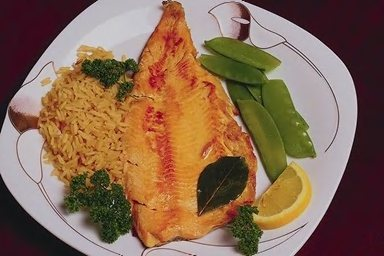
%> input picture example/99.jpg, 384 x 256 px
$ octave storage.m   (GNU Octave 9; MATLAB toolbox functions it lacks are replaced by stand-ins)
%> lines starting %> are read from the running program, lines starting %| are printed output that depends on the picture
%% <----- RGB Quantization  ----->

%   0-31    -> 000 -> 16
%   32-63   -> 001 -> 48
%   64-95   -> 010 -> 80
%   96-127  -> 011 -> 112
%   128-159 -> 100 -> 144
%   160-191 -> 101 -> 176
%   192-223 -> 110 -> 208
%   224-255 -> 111 -> 240

%% <-----      RGB Kod      ----->

f=imread('example/99.jpg');
%> f is the input picture: size 256x384x3 uint8; mean R, G, B 134.8, 104, 81
[N,M]=size(f(:,:,1));
%> N = 256; M = 384
for i=1:N
    for j=1:M
        RGB(i,j,1)=16;
        if f(i,j,1)>31
            RGB(i,j,1)=48;
        end
        if f(i,j,1)>63
            RGB(i,j,1)=80;
        end
        if f(i,j,1)>95
            RGB(i,j,1)=112;
        end
        if f(i,j,1)>127
            RGB(i,j,1)=144;
        end
        if f(i,j,1)>159
            RGB(i,j,1)=176;
        end
        if f(i,j,1)>191
            RGB(i,j,1)=208;
        end
        if f(i,j,1)>223
            RGB(i,j,1)=240;
        end
    end
end
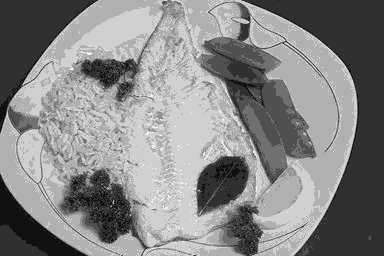
%> RGB: size 256x384 double; min 16, max 240, mean 134.2
for i=1:N
    for j=1:M
        RGB(i,j,2)=16;
        if f(i,j,2)>31
            RGB(i,j,2)=48;
        end
        if f(i,j,2)>63
            RGB(i,j,2)=80;
        end
        if f(i,j,2)>95
            RGB(i,j,2)=112;
        end
        if f(i,j,2)>127
            RGB(i,j,2)=144;
        end
        if f(i,j,2)>159
            RGB(i,j,2)=176;
        end
        if f(i,j,2)>191
            RGB(i,j,2)=208;
        end
        if f(i,j,2)>223
            RGB(i,j,2)=240;
        end
    end
end
for i=1:N
    for j=1:M
        RGB(i,j,3)=16;
        if f(i,j,3)>31
            RGB(i,j,3)=48;
        end
        if f(i,j,3)>63
            RGB(i,j,3)=80;
        end
        if f(i,j,3)>95
            RGB(i,j,3)=112;
        end
        if f(i,j,3)>127
            RGB(i,j,3)=144;
        end
        if f(i,j,3)>159
            RGB(i,j,3)=176;
        end
        if f(i,j,3)>191
            RGB(i,j,3)=208;
        end
        if f(i,j,3)>223
            RGB(i,j,3)=240;
        end
    end
end
%> RGB: size 256x384x3 double

g=uint8(RGB);
%imshow(g);
%imwrite(g,'rgbQuantization/99.jpg');


%% <----- HSV Quantization  ----->

% H             -> [0-1] 18 level kolay hesaplanmasi icin 0.55
% 0 - 0.055     -> 0.0275   0
% 0.056 - 0.110 -> 0.0825   1
% 0.111 - 0.165 -> 0.1375   2
% 0.166 - 0.220 -> 0.1925   3
% 0.221 - 0.275 -> 0.2475   4
% 0.276 - 0.330 -> 0.3025   5
% 0.331 - 0.385 -> 0.3575   6
% 0.386 - 0.440 -> 0.4125   7
% 0.441 - 0.495 -> 0.4675   8
% 0.496 - 0.550 -> 0.5225   9
% 0.551 - 0.605 -> 0.5775   10
% 0.606 - 0.660 -> 0.6325   11
% 0.661 - 0.715 -> 0.6875   12
% 0.716 - 0.770 -> 0.7425   13
% 0.771 - 0.825 -> 0.7975   14
% 0.826 - 0.880 -> 0.8525   15
% 0.881 - 0.935 -> 0.9075   16
% 0.936 - 1     -> 0.9625   17

% S & V         -> [0-1] 3 level
% 0 - 0.33      -> 0.165    0
% 0.34 - 0.66   -> 0.495    1
% 0.67 - 1      -> 0.825    2

% rgb2hsv kodu ilede degerler direk elde edilebilir.


%% <-----      HSV Kod      ----->

k=rgb2hsv(f);
%> k: size 256x384x3 double; mean H, S, V 0.465, 0.481, 0.533
%imshow(k);

for i=1:N
    for j=1:M
        HSV(i,j,1)=0.0275;
        HSV(i,j,2)=0.165;
        HSV(i,j,3)=0.165;
        if k(i,j,2)>0.33
            HSV(i,j,2)=0.495;
        end
        if k(i,j,3)>0.33
            HSV(i,j,3)=0.495;
        end
        if k(i,j,2)>0.66
            HSV(i,j,2)=0.825;
        end
        if k(i,j,3)>0.66
            HSV(i,j,3)=0.825;
        end
        if k(i,j,1)>0.055
            HSV(i,j,1)=0.0825;
        end
        if k(i,j,1)>0.11
            HSV(i,j,1)=0.1375;
        end
        if k(i,j,1)>0.165
            HSV(i,j,1)=0.1925;
        end
        if k(i,j,1)>0.22
            HSV(i,j,1)=0.2475;
        end
        if k(i,j,1)>0.275
            HSV(i,j,1)=0.3025;
        end
        if k(i,j,1)>0.33
            HSV(i,j,1)=0.3575;
        end
        if k(i,j,1)>0.385
            HSV(i,j,1)=0.4125;
        end
        if k(i,j,1)>0.44
            HSV(i,j,1)=0.4675;
        end
        if k(i,j,1)>0.495
            HSV(i,j,1)=0.5225;
        end
        if k(i,j,1)>0.55
            HSV(i,j,1)=0.5775;
        end
        if k(i,j,1)>0.605
            HSV(i,j,1)=0.6325;
        end
        if k(i,j,1)>0.66
            HSV(i,j,1)=0.6875;
        end
        if k(i,j,1)>0.715
            HSV(i,j,1)=0.7425;
        end
        if k(i,j,1)>0.77
            HSV(i,j,1)=0.7975;
        end
        if k(i,j,1)>0.825
            HSV(i,j,1)=0.8525;
        end
        if k(i,j,1)>0.88
            HSV(i,j,1)=0.9075;
        end
        if k(i,j,1)>0.935
            HSV(i,j,1)=0.9625;
        end
    end
end
%> HSV: size 256x384x3 double; mean H, S, V 0.466, 0.522, 0.559

%imshow(HSV);

%imwrite(HSV,'hsvQuantization/99.jpg');

clearvars f g RGB HSV k i j M N ;
